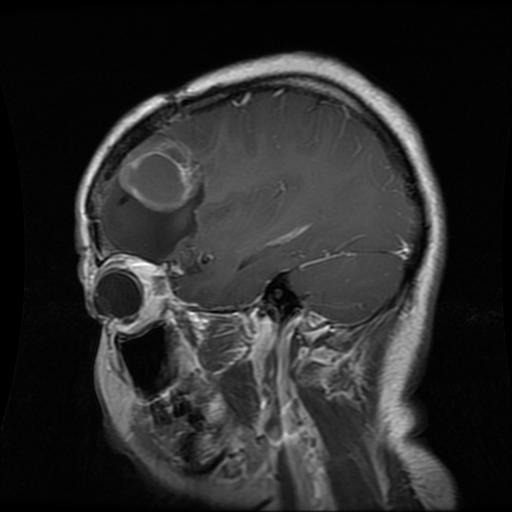
#> input picture Classification/contents/Training/glioma_tumor/gg (121).jpg, 512 x 512 px; its folder holds only this picture in this run
$ jupyter execute --allow-errors classification_model_gen1.ipynb
#> lines starting #> are read from the running program, lines starting #| are printed output that depends on the picture; after the words box and inside, x2 and y2 are one past the last pixel; in counts of white or black regions, pixels touching at a corner belong together
[cell 1]
# Import libraries

import os
import random
from tqdm import tqdm
import numpy as np
import pandas as pd
import matplotlib.pyplot as plt
import seaborn as sns

import cv2
import tensorflow as tf
from tensorflow.keras.preprocessing.image import load_img,ImageDataGenerator, array_to_img
from tensorflow.keras.applications import EfficientNetB1

from tensorflow.keras.models import Model
from tensorflow.keras.layers import Flatten,Dense,Conv2D,Dropout,GlobalAveragePooling2D,GlobalAvgPool2D

from tensorflow.keras.optimizers import Adam
from tensorflow.keras.callbacks import ModelCheckpoint,EarlyStopping
import imutils

[cell 2]
# Create Directory for Training Data

os.mkdir("./contents/Crop-Brain-MRI")
os.mkdir("./contents/Crop-Brain-MRI/glioma_tumor")
os.mkdir("./contents/Crop-Brain-MRI/meningioma_tumor")
os.mkdir("./contents/Crop-Brain-MRI/pituitary_tumor")

[cell 3]
# Create Directory for Testing Data

os.mkdir("./contents/Test-Brain-MRI")
os.mkdir("./contents/Test-Brain-MRI/glioma_tumor")
os.mkdir("./contents/Test-Brain-MRI/meningioma_tumor")
os.mkdir("./contents/Test-Brain-MRI/pituitary_tumor")

[cell 4]
# Data Visualisation

train_dir = "./contents/Training/"
test_dir = "./contents/Testing/"

classes = os.listdir("./contents/Training")

files_path_dict = {}

for c in classes:
  files_path_dict[c] = list(map(lambda x :train_dir+c+'/'+x, os.listdir(train_dir+c)))

plt.figure(figsize=(17,17))
index = 0

#> (the rest of this cell did not finish here and is left out)

[cell 5]
# Function to crop images

def crop_image(image, plot=False):

    img_gray = cv2.cvtColor(image, cv2.COLOR_BGR2GRAY)
    img_gray = cv2.GaussianBlur(img_gray, (5, 5), 0)

    img_thresh = cv2.threshold(img_gray, 45, 255, cv2.THRESH_BINARY)[1]
    img_thresh = cv2.erode(img_thresh, None, iterations=2)
    img_thresh = cv2.dilate(img_thresh, None, iterations=2)

    contours = cv2.findContours(img_thresh.copy(), cv2.RETR_EXTERNAL, cv2.CHAIN_APPROX_SIMPLE)
    contours = imutils.grab_contours(contours)
    c = max(contours, key=cv2.contourArea)

    extLeft = tuple(c[c[:, :, 0].argmin()][0])
    extRight = tuple(c[c[:, :, 0].argmax()][0])
    extTop = tuple(c[c[:, :, 1].argmin()][0])
    extBot = tuple(c[c[:, :, 1].argmax()][0])

    new_image = image[extTop[1]:extBot[1], extLeft[0]:extRight[0]]

    if plot:
        plt.figure()
        plt.subplot(1, 2, 1)
        plt.imshow(image)
        plt.tick_params(axis='both', which='both', top=False, bottom=False, left=False, right=False,labelbottom=False, labeltop=False, labelleft=False, labelright=False)
        plt.title('Original Image')
        plt.subplot(1, 2, 2)
        plt.imshow(new_image)
        plt.tick_params(axis='both', which='both',top=False, bottom=False, left=False, right=False,labelbottom=False, labeltop=False, labelleft=False, labelright=False)
        plt.title('Cropped Image')
        plt.show()

    return new_image

[cell 6]
# Check the crop

example_img = cv2.imread("./contents/Training/glioma_tumor/gg (1).jpg")
#> (the rest of this cell did not finish here and is left out)

[cell 7]
# Crop the Training Images and Save to respective directories
glioma = train_dir + "glioma_tumor"
meningioma = train_dir + "meningioma_tumor"
pituitary = train_dir + "pituitary_tumor"

j = 0
for i in tqdm(os.listdir(glioma)):
  path = os.path.join(glioma, i)
  img = cv2.imread(path)
#> img is the input picture: shape (512, 512, 3); min 0, max 255, mean 43
  img = crop_image(img, plot=False)
#> call 2 of crop_image, with plot = False
#> in crop_image (call 2), `img_thresh = cv2.threshold(img_gray, 45, 255, cv2.THRESH_BINARY)[1]`:
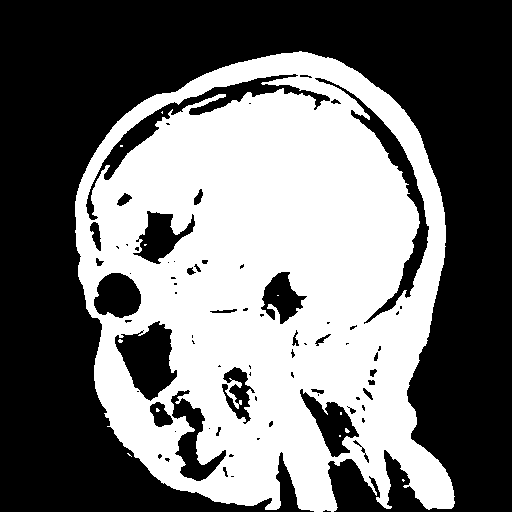
#> img_thresh: shape (512, 512); 44.6% white; 12 white regions (11 under 20 px), largest, box (x1, y1, x2, y2) and area: (75, 51, 455, 512) 116814
#> in crop_image (call 2), `img_thresh = cv2.erode(img_thresh, None, iterations=2)`:
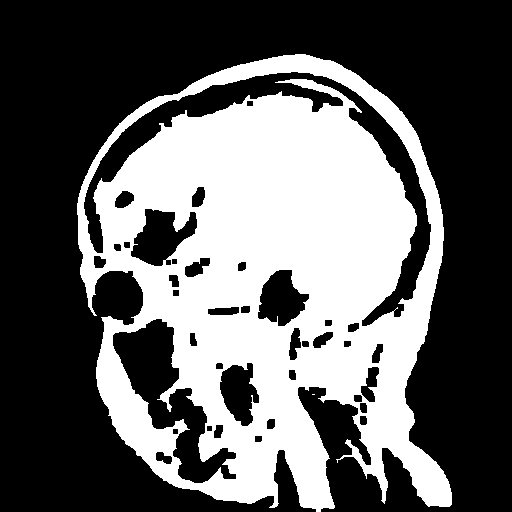
#> img_thresh: shape (512, 512); 38.2% white; 2 white regions (1 under 20 px), largest, box (x1, y1, x2, y2) and area: (77, 54, 452, 512) 100079
#> in crop_image (call 2), `img_thresh = cv2.dilate(img_thresh, None, iterations=2)`:
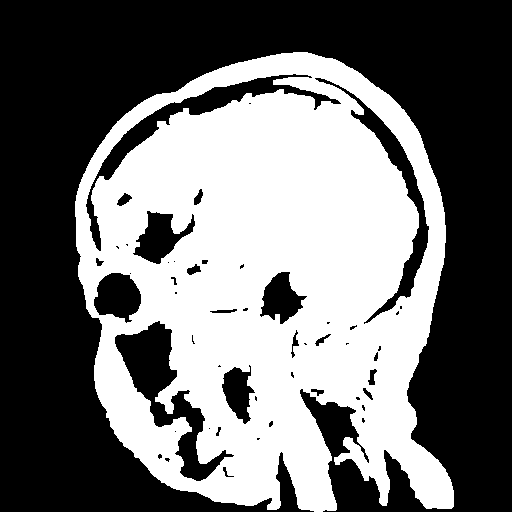
#> img_thresh: shape (512, 512); 44% white; 1 white region
#> in crop_image (call 2), `contours = cv2.findContours(img_thresh.copy(), cv2.RETR_EXTERNAL, cv2...`: contours = 1 contour; box (x1, y1, x2, y2) and area: (75, 52, 454, 512) 133581
#> in crop_image (call 2), `c = max(contours, key=cv2.contourArea)`: c = contour of 896 points, box (x1, y1, x2, y2) (75, 52, 454, 512), area 133581
#> in crop_image (call 2), `extLeft = tuple(c[c[:, :, 0].argmin()][0])`: extLeft = (75, 201)
#> in crop_image (call 2), `extRight = tuple(c[c[:, :, 0].argmax()][0])`: extRight = (453, 506)
#> in crop_image (call 2), `extTop = tuple(c[c[:, :, 1].argmin()][0])`: extTop = (293, 52)
#> in crop_image (call 2), `extBot = tuple(c[c[:, :, 1].argmax()][0])`: extBot = (314, 511)
#> in crop_image (call 2), `new_image = image[extTop[1]:extBot[1], extLeft[0]:extRight[0]]`:
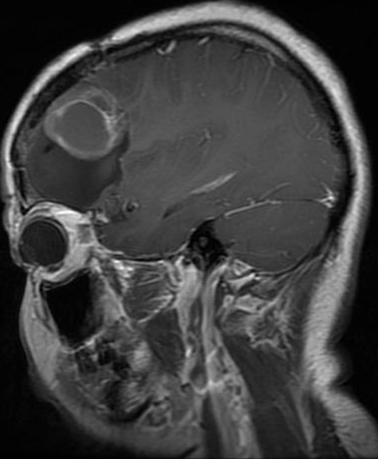
#> new_image: shape (459, 378, 3); min 0, max 255, mean 63.5
  if img is not None:
    img = cv2.resize(img, (224, 224))
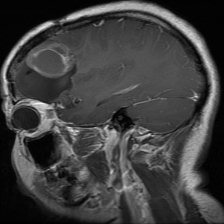
#> img: shape (224, 224, 3); min 0, max 252, mean 63.3
    save_path = "./contents/Crop-Brain-MRI/glioma_tumor/"+ str(j) + ".jpg"
    cv2.imwrite(save_path, img)
    j = j+1

j = 0
for i in tqdm(os.listdir(meningioma)):
  path = os.path.join(meningioma, i)
  img = cv2.imread(path)
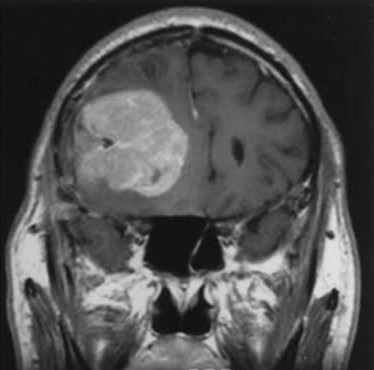
#> input picture Classification/contents/Training/meningioma_tumor/image(15).jpg, 374 x 370 px
#> img is the input picture: shape (370, 374, 3); min 9, max 229, mean 80.4
  img = crop_image(img, plot=False)
#> call 3 of crop_image, with plot = False
#> in crop_image (call 3), `img_thresh = cv2.threshold(img_gray, 45, 255, cv2.THRESH_BINARY)[1]`:
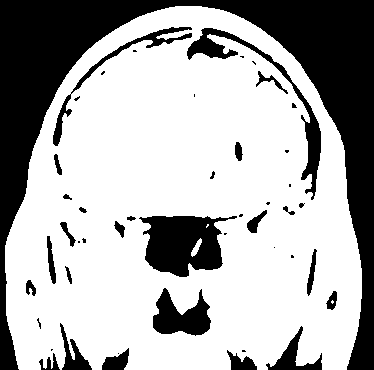
#> img_thresh: shape (370, 374); 68.3% white; 47 black regions (20 under 20 px), largest, box (x1, y1, x2, y2) and area: (0, 0, 374, 370) 31124, (139, 216, 237, 277) 3874, (187, 28, 321, 200) 2233
#> in crop_image (call 3), `img_thresh = cv2.erode(img_thresh, None, iterations=2)`:
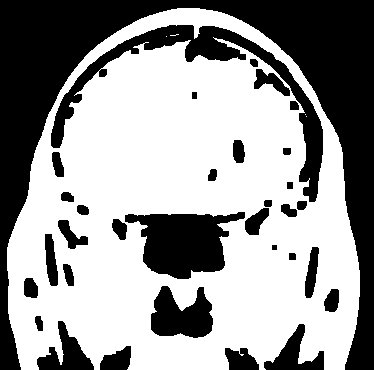
#> img_thresh: shape (370, 374); 60.2% white; 33 black regions, largest, box (x1, y1, x2, y2) and area: (0, 0, 374, 370) 33348, (51, 25, 323, 202) 6570, (125, 212, 245, 279) 4966
#> in crop_image (call 3), `img_thresh = cv2.dilate(img_thresh, None, iterations=2)`:
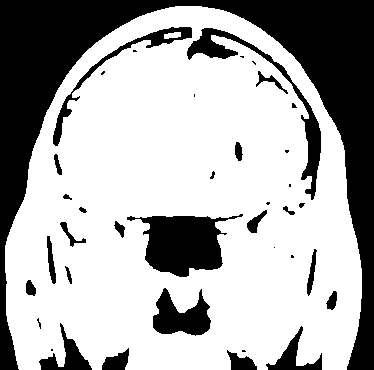
#> img_thresh: shape (370, 374); 67.9% white; 39 black regions (14 under 20 px)
#> in crop_image (call 3), `contours = cv2.findContours(img_thresh.copy(), cv2.RETR_EXTERNAL, cv2...`: contours = 1 contour; box (x1, y1, x2, y2) and area: (5, 6, 362, 370) 104279
#> in crop_image (call 3), `c = max(contours, key=cv2.contourArea)`: c = contour of 599 points, box (x1, y1, x2, y2) (5, 6, 362, 370), area 104279
#> in crop_image (call 3), `extLeft = tuple(c[c[:, :, 0].argmin()][0])`: extLeft = (5, 245)
#> in crop_image (call 3), `extRight = tuple(c[c[:, :, 0].argmax()][0])`: extRight = (361, 298)
#> in crop_image (call 3), `extTop = tuple(c[c[:, :, 1].argmin()][0])`: extTop = (175, 6)
#> in crop_image (call 3), `extBot = tuple(c[c[:, :, 1].argmax()][0])`: extBot = (19, 369)
#> in crop_image (call 3), `new_image = image[extTop[1]:extBot[1], extLeft[0]:extRight[0]]`:
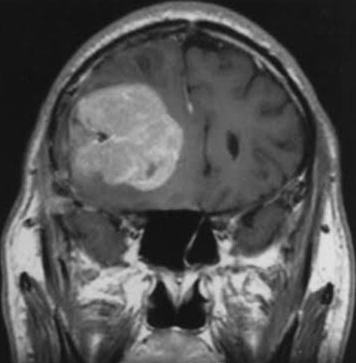
#> new_image: shape (363, 356, 3); min 9, max 229, mean 84.1
  if img is not None:
    img = cv2.resize(img, (224, 224))
#> img: shape (224, 224, 3)
    save_path = "./contents/Crop-Brain-MRI/meningioma_tumor/" +str(j) +".jpg"
    cv2.imwrite(save_path, img)
    j = j+1

j = 0
#> (the rest of this cell did not finish here and is left out)

[cell 8]
# Crop the Testing Images and Save to respective directories
glioma = test_dir + "glioma_tumor"
meningioma = test_dir + "meningioma_tumor"
pituitary = test_dir + "pituitary_tumor"

j = 0
for i in tqdm(os.listdir(glioma)):
  path = os.path.join(glioma, i)
  img = cv2.imread(path)
  img = crop_image(img, plot=False)
#> in crop_image (call 4), `contours = cv2.findContours(img_thresh.copy(), cv2.RETR_EXTERNAL, cv2...`: contours = 1 contour; box (x1, y1, x2, y2) and area: (75, 52, 454, 512) 133581
  if img is not None:
    img = cv2.resize(img, (224, 224))
    save_path = "./contents/Test-Brain-MRI/glioma_tumor/"+ str(j) + ".jpg"
    cv2.imwrite(save_path, img)
    j = j+1

j = 0
for i in tqdm(os.listdir(meningioma)):
  path = os.path.join(meningioma, i)
  img = cv2.imread(path)
  img = crop_image(img, plot=False)
#> in crop_image (call 5), `contours = cv2.findContours(img_thresh.copy(), cv2.RETR_EXTERNAL, cv2...`: contours = 1 contour; box (x1, y1, x2, y2) and area: (5, 6, 362, 370) 104279
